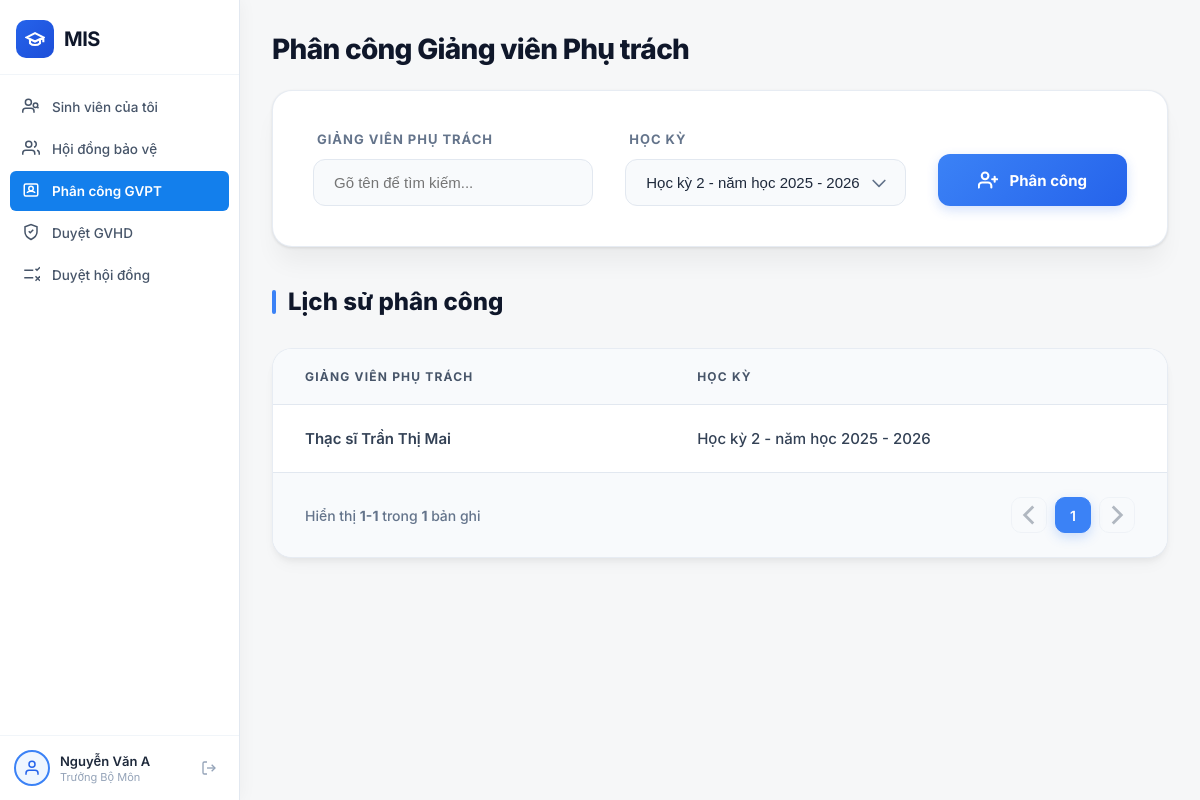
Screenshot of /truong-bo-mon/phan-cong-gvpt/ (signed in) with the database file from the repository.
### Home/models.py (models this page shows, shortened)
class PhanCongGVPT(models.Model):
    giang_vien = models.ForeignKey(GiangVien, on_delete=models.CASCADE)
    ky = models.ForeignKey(KyThucTap, on_delete=models.CASCADE)
    ngay_phan_cong = models.DateTimeField(auto_now_add=True)
    class Meta:
        unique_together = ('giang_vien', 'ky')

class GiangVien(models.Model):
    HOC_VI_CHOICES = [
        ('Thạc sĩ', 'Thạc sĩ'),
        ('Tiến sĩ', 'Tiến sĩ'),
        ('Phó Giáo sư', 'Phó Giáo sư'),
        ('Giáo sư', 'Giáo sư'),
    ]
    CHUC_VU_CHOICES = [
        ('Giảng viên', 'Giảng viên'),
        ('Trưởng bộ môn', 'Trưởng bộ môn'),
        ('Giáo vụ', 'Giáo vụ'),
    ]
    CHUYEN_MON_CHOICES = [
        ('Phân tích thiết kế hệ thống (BA)', 'Phân tích thiết kế hệ thống (BA)'),
        ('Xây dựng hệ thống (DEV)', 'Xây dựng hệ thống (DEV)'),
        ('Artificial Intelligence (AI)', 'Artificial Intelligence (AI)'),
        ('Kiểm thử phần mềm', 'Kiểm thử phần mềm'),
        ('Phân tích dữ liệu (BI)', 'Phân tích dữ liệu (BI)'),
        ('An toàn bảo mật thông tin', 'An toàn bảo mật thông tin'),
        ('Triển khai ERP', 'Triển khai ERP'),
    ]
    ma_gv = models.CharField(max_length=20, primary_key=True)
    ho_ten = models.CharField(max_length=255)
    chuc_vu = models.CharField(max_length=100, choices=CHUC_VU_CHOICES, default='Giảng viên')
    hoc_vi = models.CharField(max_length=100, choices=HOC_VI_CHOICES, default='Thạc sĩ')
    chuyen_mon = models.CharField(max_length=500) # Lưu chuỗi các chuyên môn ghép lại
    so_dien_thoai = models.CharField(max_length=15, null=True, blank=True)

class KyThucTap(models.Model):
    ten_ky = models.CharField(max_length=255)
    ngay_bat_dau = models.DateField()
    ngay_ket_thuc = models.DateField()
    gv_phu_trach = models.ForeignKey(GiangVien, on_delete=models.SET_NULL, null=True)

### TruongBoMon/views.py (the view, shortened to what this page needs)
# urls.py: path('phan-cong-gvpt/', views.phan_cong_gvpt_view, name='phan_cong_gvpt'),
def phan_cong_gvpt_view(request):
    giang_vien_list = GiangVien.objects.all().order_by('ho_ten')
    ky_list = KyThucTap.objects.all().order_by('-id')
    lich_su = PhanCongGVPT.objects.all().order_by('-ngay_phan_cong')
    paginator = Paginator(lich_su, 10)
    page_number = request.GET.get('page')
    page_obj = paginator.get_page(page_number)
    context = {
        'current_page': 'phan_cong_gvpt',
        'giang_vien_list': giang_vien_list,
        'ky_list': ky_list,
        'page_obj': page_obj,
    }
    return render(request, 'TruongBoMon/phan_cong_gvpt.html', context)

### TruongBoMon/templates/TruongBoMon/phan_cong_gvpt.html (shortened to what this page needs)
{% extends 'TruongBoMon/home.html' %}
{% load static %}
{% block extra_css %}
<link rel="stylesheet" href="{% static 'TruongBoMon/css/phan_cong_gvpt.css' %}">
{% endblock %}
{% block content %}
<div class="page-container">
    <div class="page-header">
        <h1 class="page-title">Phân công Giảng viên Phụ trách</h1>
        <form method="POST" action="{% url 'TruongBoMon:phan_cong_gvpt' %}" class="form-card" id="assignForm">
            <div class="form-group">
                <label class="form-label">Giảng viên phụ trách</label>
                <input type="text" list="gv_list" id="gv_search" class="form-select" placeholder="Gõ tên để tìm kiếm..." required autocomplete="off">
            </div>
            <div class="form-group">
                <label class="form-label">Học kỳ</label>
                <select name="ky_id" class="form-select" required>
                    {% for ky in ky_list %}
                    <option value="{{ ky.id }}" {% if forloop.first %}selected{% endif %}>{{ ky.ten_ky }}</option>
                    {% endfor %}
                </select>
            </div>
            <button type="submit" class="btn-assign">
                <svg viewBox="0 0 24 24" fill="none" stroke="currentColor" stroke-width="2.5" stroke-linecap="round" stroke-linejoin="round">
                    <path d="M16 21v-2a4 4 0 0 0-4-4H5a4 4 0 0 0-4 4v2"></path>
                    <circle cx="8.5" cy="7" r="4"></circle>
                    <line x1="20" y1="8" x2="20" y2="14"></line>
                    <line x1="23" y1="11" x2="17" y2="11"></line>
                </svg>
                Phân công
            </button>
        </form>
    </div>
    <div class="history-section">
        <h2 class="section-title">Lịch sử phân công</h2>
        <div class="table-card">
            <table class="history-table">
                <thead>
                    <tr>
                        <th>GIẢNG VIÊN PHỤ TRÁCH</th>
                        <th>HỌC KỲ</th>
                    </tr>
                </thead>
                <tbody>
                    {% for pc in page_obj %}
                    <tr>
                        <td class="gv-name">{{ pc.giang_vien.hoc_vi }} {{ pc.giang_vien.ho_ten }}</td>
                        <td class="ky-name">{{ pc.ky.ten_ky }}</td>
                    </tr>
                    {% empty %}
                    <tr>
                        <td colspan="2" class="empty-row" style="text-align: center; padding: 4rem 2rem; color: #94a3b8;">
                            <p style="font-size: 0.9375rem; font-weight: 500;">Chưa có dữ liệu phân công nào trong hệ thống.</p>
                        </td>
                    </tr>
                    {% endfor %}
                </tbody>
            </table>
            {% if page_obj.paginator.count > 0 %}
            <div class="pagination-bar">
                <span class="pagination-info">
                    Hiển thị <strong>{{ page_obj.start_index }}-{{ page_obj.end_index }}</strong> trong <strong>{{ page_obj.paginator.count }}</strong> bản ghi
                </span>
                <div class="pagination-btns">
                    {% if page_obj.has_previous %}
                    <a href="?page={{ page_obj.previous_page_number }}" class="pg-btn">
                        <svg viewBox="0 0 24 24" fill="none" stroke="currentColor" stroke-width="2"><polyline points="15 18 9 12 15 6"></polyline></svg>
                    </a>
                    {% else %}
                    <button class="pg-btn" disabled>
                        <svg viewBox="0 0 24 24" fill="none" stroke="currentColor" stroke-width="2"><polyline points="15 18 9 12 15 6"></polyline></svg>
                    </button>
                    {% endif %}
                    {% for num in page_obj.paginator.page_range %}
                        {% if num == page_obj.number %}
                        <span class="pg-btn pg-active">{{ num }}</span>
                        {% elif num > page_obj.number|add:'-3' and num < page_obj.number|add:'3' %}
                        <a href="?page={{ num }}" class="pg-btn">{{ num }}</a>
                        {% endif %}
                    {% endfor %}
                    {% if page_obj.has_next %}
                    <a href="?page={{ page_obj.next_page_number }}" class="pg-btn">
                        <svg viewBox="0 0 24 24" fill="none" stroke="currentColor" stroke-width="2"><polyline points="9 18 15 12 9 6"></polyline></svg>
                    </a>
                    {% else %}
                    <button class="pg-btn" disabled>
                        <svg viewBox="0 0 24 24" fill="none" stroke="currentColor" stroke-width="2"><polyline points="9 18 15 12 9 6"></polyline></svg>
                    </button>
                    {% endif %}
                </div>
            </div>
            {% endif %}
        </div>
    </div>
</div>
{% endblock %}

### TruongBoMon/templates/TruongBoMon/home.html (shortened to what this page needs)
{% load static %}
<!DOCTYPE html>
<html lang="vi">
<head>
    <link rel="stylesheet" href="{% static 'TruongBoMon/css/home.css' %}">
    {% block extra_css %}{% endblock %}
</head>
<body>
    <aside class="sidebar">
        <div class="sidebar-logo">
            <div class="logo-icon">
                <svg viewBox="0 0 24 24" fill="none" stroke="currentColor" stroke-width="2.5">
                    <path d="M22 10v6M2 10l10-5 10 5-10 5z" />
                    <path d="M6 12v5c3 3 9 3 12 0v-5" />
                </svg>
            </div>
            <span class="logo-text">MIS</span>
        </div>
        <nav class="sidebar-nav">
            <a href="{% url 'TruongBoMon:truongboomon_home' %}" class="nav-item {% if current_page == 'home' %}active{% endif %}">
                <span class="nav-icon">
                    <svg viewBox="0 0 24 24" fill="none" stroke="currentColor" stroke-width="2">
                        <path d="M16 21v-2a4 4 0 0 0-4-4H5a4 4 0 0 0-4 4v2" />
                        <circle cx="8.5" cy="7" r="4" />
                        <circle cx="18" cy="11" r="3" />
                        <path d="M20.5 13.5L22 15" />
                    </svg>
                </span>
                <span class="nav-label">Sinh viên của tôi</span>
            </a>
            <a href="#" class="nav-item {% if current_page == 'hoi_dong_bv' %}active{% endif %}">
                <span class="nav-icon">
                    <svg viewBox="0 0 24 24" fill="none" stroke="currentColor" stroke-width="2">
                        <path d="M17 21v-2a4 4 0 0 0-4-4H5a4 4 0 0 0-4 4v2" />
                        <circle cx="9" cy="7" r="4" />
                        <path d="M23 21v-2a4 4 0 0 0-3-3.87" />
                        <path d="M16 3.13a4 4 0 0 1 0 7.75" />
                    </svg>
                </span>
                <span class="nav-label">Hội đồng bảo vệ</span>
            </a>
            <a href="{% url 'TruongBoMon:phan_cong_gvpt' %}" class="nav-item {% if current_page == 'phan_cong_gvpt' %}active{% endif %}">
                <span class="nav-icon">
                    <svg viewBox="0 0 24 24" fill="none" stroke="currentColor" stroke-width="2">
                        <rect x="3" y="4" width="18" height="16" rx="2" />
                        <circle cx="12" cy="10" r="3" />
                        <path d="M7 16c0-1.5 2-2.5 5-2.5s5 1 5 2.5" />
                    </svg>
                </span>
                <span class="nav-label">Phân công GVPT</span>
            </a>
            <a href="#" class="nav-item {% if current_page == 'duyet_gvhd' %}active{% endif %}">
                <span class="nav-icon">
                    <svg viewBox="0 0 24 24" fill="none" stroke="currentColor" stroke-width="2">
                        <path d="M12 22s8-4 8-10V5l-8-3-8 3v7c0 6 8 10 8 10z" />
                        <polyline points="9 11 11 13 15 9" />
                    </svg>
                </span>
                <span class="nav-label">Duyệt GVHD</span>
            </a>
            <a href="#" class="nav-item {% if current_page == 'duyet_hoi_dong' %}active{% endif %}">
                <span class="nav-icon">
                    <svg viewBox="0 0 24 24" fill="none" stroke="currentColor" stroke-width="2">
                        <line x1="3" y1="7" x2="15" y2="7" />
                        <line x1="3" y1="17" x2="15" y2="17" />
                        <polyline points="18 5 20 7 24 3" />
                        <line x1="18" y1="15" x2="24" y2="21" />
                        <line x1="24" y1="15" x2="18" y2="21" />
                    </svg>
                </span>
                <span class="nav-label">Duyệt hội đồng</span>
            </a>
        </nav>
        <div class="sidebar-user">
            <div class="user-avatar">
                <svg viewBox="0 0 24 24" fill="none" stroke="currentColor" stroke-width="2">
                    <path d="M20 21v-2a4 4 0 0 0-4-4H8a4 4 0 0 0-4 4v2" />
                    <circle cx="12" cy="7" r="4" />
                </svg>
            </div>
            <div class="user-info">
                <span class="user-name">{{ user.get_full_name|default:user.username }}</span>
                <span class="user-role">Trưởng Bộ Môn</span>
            </div>
            <a href="{% url 'logout' %}" class="logout-btn" title="Đăng xuất">
                <svg viewBox="0 0 24 24" fill="none" stroke="currentColor" stroke-width="2">
                    <path d="M9 21H5a2 2 0 0 1-2-2V5a2 2 0 0 1 2-2h4" />
                    <polyline points="16 17 21 12 16 7" />
                    <line x1="21" y1="12" x2="9" y2="12" />
                </svg>
            </a>
        </div>
    </aside>
    <main class="main-content">
        {% block content %}{% endblock %}
    </main>
</body>
</html>

### TruongBoMon/static/TruongBoMon/css/home.css (style rules this page uses)
:root { --sidebar-width: 240px; --radius-sm: 6px; --transition: all 0.22s cubic-bezier(0.4, 0, 0.2, 1); --gray-100: #f1f5f9; --gray-200: #e2e8f0; --gray-400: #94a3b8; --gray-800: #1e293b; --gray-900: #0f172a; --red: #dc2626; --red-bg: #fef2f2; }
*, *::before, *::after { box-sizing: border-box; margin: 0; padding: 0; }
body { font-family: 'Inter', -apple-system, BlinkMacSystemFont, sans-serif; background: #F6F7F8; color: var(--gray-800); display: flex; min-height: 100vh; }
a { text-decoration: none; color: inherit; }
button { cursor: pointer; border: none; background: none; font-family: inherit; }
svg { display: block; }
.sidebar { width: var(--sidebar-width); height: 100vh; position: fixed; top: 0; left: 0; background: #fff; border-right: 1px solid var(--gray-200); display: flex; flex-direction: column; z-index: 100; box-shadow: 2px 0 16px rgba(0, 0, 0, .04); overflow: hidden; }
.sidebar-logo { display: flex; align-items: center; gap: 10px; padding: 20px 16px 16px; border-bottom: 1px solid var(--gray-100); flex-shrink: 0; }
.logo-icon { width: 38px; height: 38px; background: linear-gradient(135deg, #2563eb, #1d4ed8); border-radius: 10px; display: flex; align-items: center; justify-content: center; flex-shrink: 0; }
.logo-icon svg { width: 20px; height: 20px; stroke: #fff; }
.logo-text { font-size: 20px; font-weight: 700; color: var(--gray-900); letter-spacing: -0.5px; }
.sidebar-nav { flex: 1; padding: 12px 10px; display: flex; flex-direction: column; gap: 2px; overflow-y: auto; }
.nav-item { display: flex; align-items: center; gap: 10px; padding: 10px 12px; border-radius: var(--radius-sm); color: #475569; font-size: 13.5px; font-weight: 500; white-space: nowrap; transition: var(--transition); }
.nav-item.active { background: #137FEC; color: #FFFFFF; font-weight: 600; }
.nav-icon { width: 20px; height: 20px; flex-shrink: 0; }
.nav-icon svg { width: 18px; height: 18px; }
.sidebar-user { display: flex; align-items: center; gap: 10px; padding: 14px; border-top: 1px solid var(--gray-100); flex-shrink: 0; }
.user-avatar { width: 36px; height: 36px; background: #eff6ff; border-radius: 50%; display: flex; align-items: center; justify-content: center; flex-shrink: 0; border: 2px solid #3b82f6; }
.user-avatar svg { width: 18px; height: 18px; stroke: #2563eb; }
.user-info { flex: 1; display: flex; flex-direction: column; overflow: hidden; }
.user-name { font-size: 13px; font-weight: 600; color: var(--gray-800); white-space: nowrap; overflow: hidden; text-overflow: ellipsis; }
.user-role { font-size: 11px; color: var(--gray-400); margin-top: 1px; }
.logout-btn { width: 32px; height: 32px; display: flex; align-items: center; justify-content: center; border-radius: var(--radius-sm); color: var(--gray-400); transition: var(--transition); flex-shrink: 0; }
.logout-btn svg { width: 16px; height: 16px; }
.main-content { margin-left: var(--sidebar-width); flex: 1; min-height: 100vh; }

### rows the page displays
PhanCongGVPT: giang_vien.hoc_vi "Thạc sĩ", giang_vien.ho_ten "Trần Thị Mai", ky.ten_ky "Học kỳ 2 - năm học 2025 - 2026"

### other values shown
{{ user.get_full_name|default:user.username }} "Nguyễn Văn A"
{{ page_obj.start_index }} "1"
{{ page_obj.end_index }} "1"
{{ page_obj.paginator.count }} "1"
{{ num }} "1"
form field ky_id "Học kỳ 2 - năm học 2025 - 2026"
